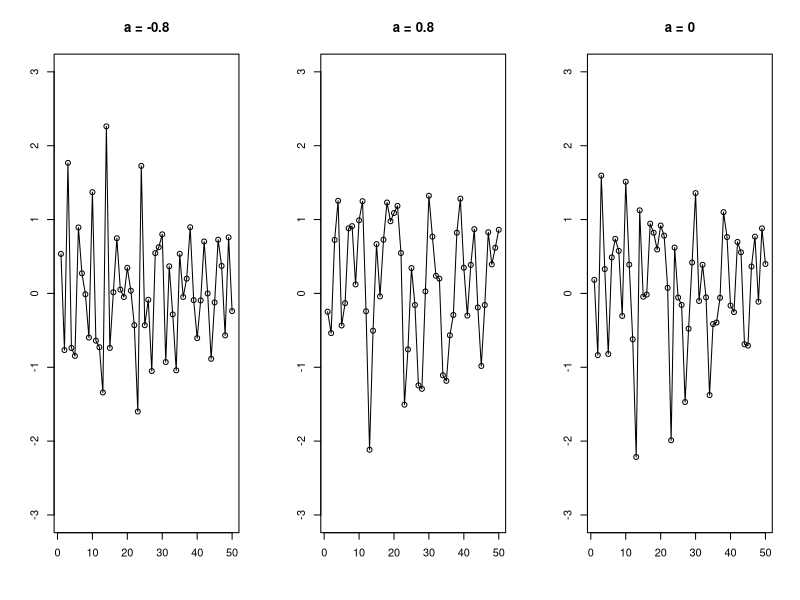
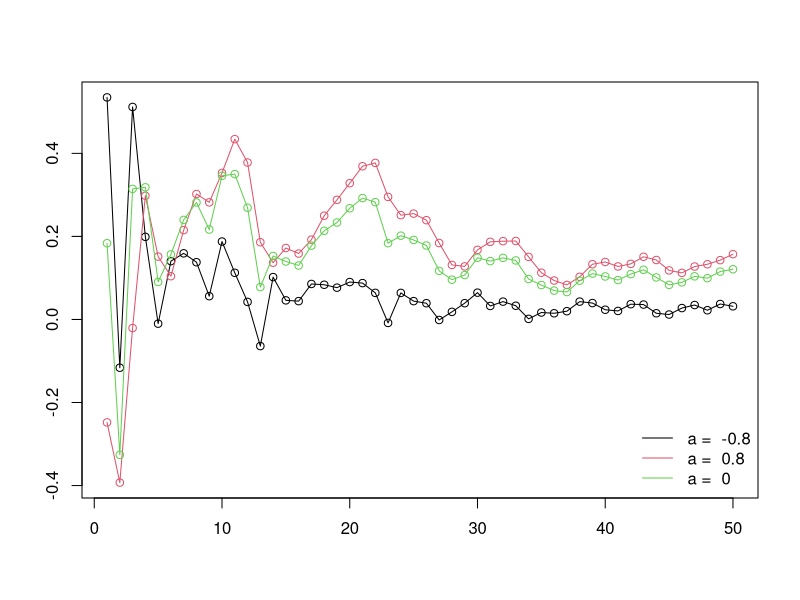
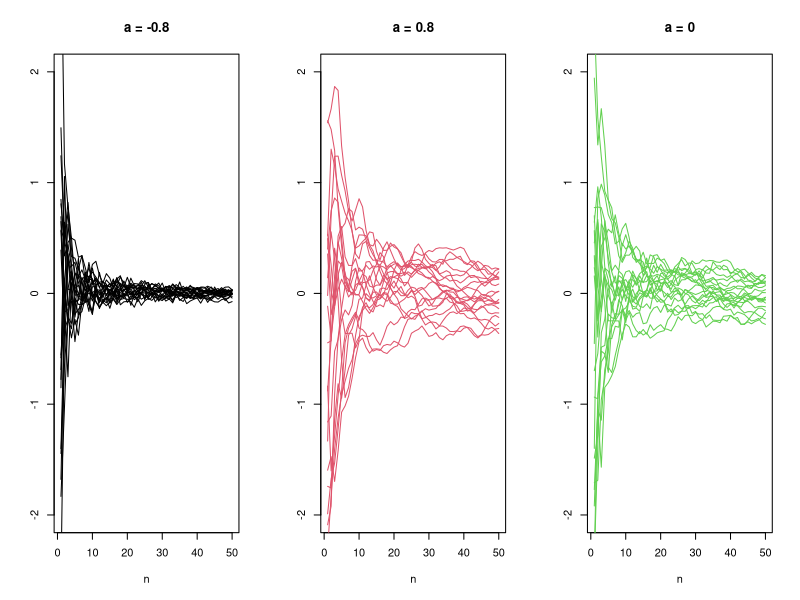

Write the R code that produced these figures, in order.
# EXERCISE 3.1
## Generate a trajectory of length N = 50 of the moving average process (MA)
## X_t=ε_t+a*ε_t−1,{εt}∼WN(0,σ^2/(1+a^2))
## σ^2 = 1
## For each trajectory compute the means of the first n observations, n=1,…,N.
## Plot the series of means and observe its convergence. Compare the plots for different "a"
## in terms of the width and shape of the cloud of points.

## Solution:
### Setting data
set.seed(1)
N <- 50
a1 <- -0.8
a2 <- 0.8
a3 <- 0

### Generating random values
e <- rnorm(N+1)
#### MA process with negative a = -0.8
x1 <- (e[-1] + a1 * e[1:N])/sqrt(1+a1^2)
#### MA process with positive a = 0.8
x2 <- (e[-1] + a2 * e[1:N])/sqrt(1+a2^2)
#### MA process with a = 0
x3 <- (e[-1] + a3 * e[1:N])/sqrt(1+a3^2)

### Plot of trajectories
op <- par(mfrow=c(1,3))
plot(x1, xlab = '', ylab ='', main = paste('a =', a1), ylim = c(-3,3), type='o')
plot(x2, xlab = '', ylab ='', main = paste('a =', a2), ylim = c(-3,3), type='o')
plot(x3, xlab = '', ylab ='', main = paste('a =', a3), ylim = c(-3,3), type='o')
par(op) # restoring the original graphic parameters

### Means of the first n observations
m1 <- cumsum(x1)/(1:N)
m2 <- cumsum(x2)/(1:N)
m3 <- cumsum(x3)/(1:N)

### Plot of means
#### matplot - vykreslenie viacerych trajektorii do jedneho grafu
#### cbind() - spoji vektory do matice
#### type = "o" - body spojene ciarkami
#### pch = 1 - prazdny kruzok
#### lty = 1 - plna ciara

matplot(cbind(m1, m2, m3), type = 'o', pch = 1, lty = 1, ylab='')
legend("bottomright", legend = paste('a = ', c(a1, a2, a3)), lty = 1, col = 1:3, bty = 'n')

#### lty = 1 - plna ciara v legende
#### col = 1:3 - prve tri farby z palety pre polozky v legende
#### bty = 'n' - bez ramceka okolo legendy

### Generate 20 trajectories of length N = 50 for different values of a
M <- 20

### Generating random values in matrix 
e <- matrix(rnorm((N+1)*M), N+1, M)
#### matrix(data, nrow, ncol) - skonvertuje vektor dat do matice mrow x ncol

### MA processes - now through function
MA_creation <- function(e, a) (e[-1] + a*head(e, -1))/sqrt(1+a^2)
#### Note: head(e, -1) funguje rovnako ako e[1:N, ], lepsie je nedavat N do tela funkcie 
#### e[-1,] vrati vsetky riadky okrem prveho
#### head(e, -1) vrati vsetky riadky okrem posledneho
#### 50+1 nahodnych cisel, t.j. jedna simulacia je v stlpci
#### je M stlpcov, teda M = 20 simulacii

x1 <- apply(e, 2, MA_creation, a = a1)
#### parameter 2 znamena, ze funkcia bude aplikovana nad stlpcami matice 
x2 <- apply(e, 2, MA_creation, a = a2)
x3 <- apply(e, 2, MA_creation, a = a3)

### The means of the first n observations, n=1,...,N
m_sums <- function(x) cumsum(x)/(1:length(x))
m1 <- apply(x1,2,m_sums)
m2 <- apply(x2,2,m_sums)
m3 <- apply(x3,2,m_sums)

# plot
# the width decreases as 1/sqrt(n) but the scale depends on the autocorrelation
op <- par(mfrow=c(1,3))
ylim <- c(-2,2)
matplot(m1,col=1,type="l",lty=1,pch=1,main=paste("a =",a1),ylab="",xlab="n",ylim=ylim)
matplot(m2,col=2,type="l",lty=1,pch=1,main=paste("a =",a2),ylab="",xlab="n",ylim=ylim)
matplot(m3,col=3,type="l",lty=1,pch=1,main=paste("a =",a3),ylab="",xlab="n",ylim=ylim)
par(op)
